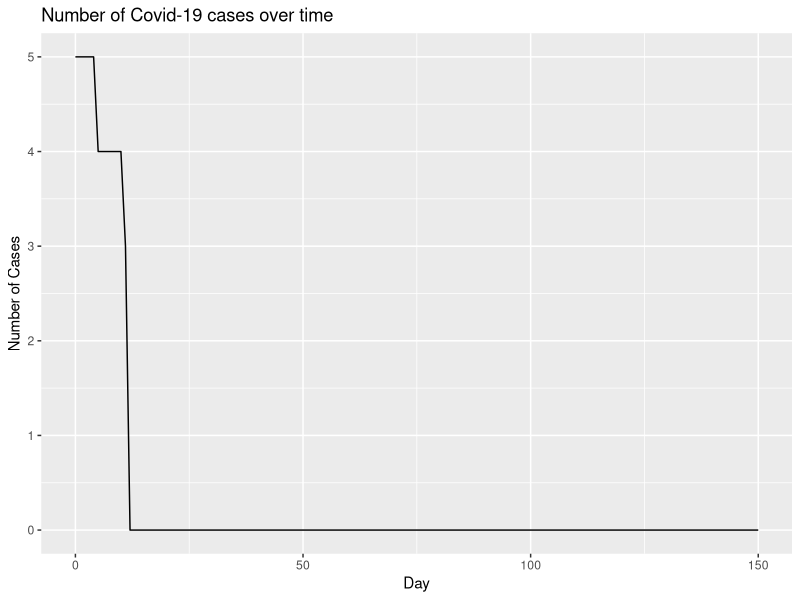

Here is the R script that generated this plot: (Note: a time limit stopped this script after it produced the figure.)
## ---- chunk 1
library(tidyverse)
library(ggplot2)
library(boot)
#create starting positions and state function
starting_vals <- function(num_subjects, I_0, x_dim, y_dim, prop_vac){
  
  #Infect I_0 many starting subjects
  subjects <- rep('S', num_subjects)
  infect <- sample(x = 1:num_subjects, size=I_0, replace=FALSE)
  subjects[infect] <- 'I'
  
  #Determining if a person is vaccinated
  vac_ppl <- sample(x = 1:num_subjects, size = round(prop_vac * num_subjects), replace = F)
  vac_vec <- rep(F , num_subjects)
  vac_vec[vac_ppl] <- T
  
  #Storage for x, y starting positions for the subjects
  start_x <- runif(n=num_subjects, min=0, max=x_dim)
  start_y <- runif(n=num_subjects, min=0, max=y_dim)
  
  inc_time <- rep(-1, num_subjects)
  rec_days <- rep(-1, num_subjects)
  
  #Put into a data frame
  df <- as.data.frame(cbind(as.numeric(start_x), as.numeric(start_y), subjects, rec_days, inc_time, vac_vec))
  colnames(df)[1] <- 'x'
  colnames(df)[2] <- 'y'
  colnames(df)[3] <- 'subjects'
  colnames(df)[4] <- 'incubation'
  colnames(df)[5] <- 'recovery'
  colnames(df)[6] <- 'vaccine'
  
  #Assign a recovery time to the infected subjects
  df[df[,3] == 'I', 5] <- round(rgamma(n=I_0, 6, 2/3))
  
  #Assign an incubation time to the infected subjects (Source)
  df[df[,3] == 'I', 4] <- rpois(I_0, 5.15)
  
  return(df)
}

#Random step length function
get_step_length <- function(df, x_dim, y_dim){
  step_lengths <- rnorm(n=nrow(df), mean=min(x_dim, y_dim)/4, sd=min(x_dim, y_dim)/12)
  return(step_lengths)
}

#Random step direction function
get_step_direction <- function(length_vec){
  direction <- runif(n=length(length_vec), min=0, max=2*pi)
}

#Get delta_x, delta_y
get_delts <- function(length_vec, direc_vec){
  delta_x <- length_vec * cos(direc_vec)
  delta_y <- length_vec * sin(direc_vec)
  return(cbind(delta_x, delta_y))
}

#Function for getting updated coordinates
update_coords <- function(og_df, delta_df){
  new_mx <- matrix(data=NA, nrow=nrow(og_df), ncol=5)
  new_df <- data.frame(new_mx)
  new_df[,1] <- as.numeric(og_df[,'x']) + delta_df[,'delta_x']
  new_df[,2] <- as.numeric(og_df[,'y']) + delta_df[,'delta_y']
  new_df[,3] <- og_df[,3]
  new_df[,4] <- og_df[,4]
  new_df[,5] <- og_df[,5]
  new_df[,6] <- og_df[,6]
  colnames(new_df) <- c('x', 'y', 'subjects', 'incubation', 'recovery', 'vaccine')
  new_df
}

coord_checker <- function(og_df, new_df, x_dim, y_dim){
  baddies <- NULL
  for(i in 1:nrow(new_df)){
    if(as.numeric(new_df[i, 'x']) > x_dim | as.numeric(new_df[i, 'x']) < 0 | as.numeric(new_df[i, 'y']) > y_dim | as.numeric(new_df[i, 'y']) < 0){
      baddies <- append(baddies, i)
    }
  }
  
  if(is.null(baddies)){
    return(new_df)
  }else{
  new_step <- get_step_length(new_df[i,], x_dim, y_dim)
  new_direction <- get_step_direction(new_step)
  new_change <- get_delts(new_step, new_direction)
  new_df <- update_coords(og_df[baddies,], new_change)
  full_df <- rbind(new_df, og_df[-baddies,])
  return(coord_checker(og_df, full_df, x_dim, y_dim))
  }
}

#Function for deciding if infections occurred
infection_status <- function(state, mean_crit_dist){
  
  current_infected <- state[state[,3]=='I' & state[,4] <= 0,]
  current_suceptable <- state[state[,3]=='S',]
  current_removed <- state[state[,3]=='R',]
  current_non_contagious <- state[state[,3]=='I' & state[,4] > 0,]
  
  #store new infection status
  newly_infected <- NULL
  
  #Check to see which susceptible subjects get infected
  #For loop
  if(nrow(current_suceptable) != 0 & nrow(current_infected) != 0){
  for(i in 1:nrow(current_infected)){
    for(j in 1:nrow(current_suceptable)){
      x_i <- as.numeric(current_infected[i, 'x'])
      y_i <- as.numeric(current_infected[i, 'y'])
      x_s <- as.numeric(current_suceptable[j, 'x'])
      y_s <- as.numeric(current_suceptable[j, 'y'])
      
      crucial_distance <- rexp(1, 1/mean_crit_dist)
      vaccine_status <- current_suceptable[j, 'vaccine']
      if(vaccine_status == T) {
        vac_eff <- as.logical(rbinom(1,1,.8))
      }
      else {
        vac_eff <- F
      }
      
      d <- sqrt((x_i - x_s)^2 + (y_i - y_s)^2)
      if(d <= crucial_distance & (vac_eff == F)){
        newly_infected <- c(newly_infected, j)
      }
    }
  }
  
  current_suceptable[newly_infected, 3] <- 'I'
  #Give incubation time
  current_suceptable[newly_infected, 4] <- rpois(n=length(newly_infected), lambda = 5.15)
  #Give recovery time
  current_suceptable[newly_infected, 5] <- round(rgamma(n=length(newly_infected), 6, 2/3))
  
  new_state <- rbind(current_infected, current_suceptable, current_removed, current_non_contagious)
  return(new_state)
  }else{return(state)}
}

#simulation function
simulator <- function(days, num_subjects, x_dim, y_dim, I_0, inf_dist, prop_vac){
  initial_data <- starting_vals(num_subjects = num_subjects, x_dim=x_dim, y_dim=y_dim, I_0=I_0, prop_vac = prop_vac)
  end_day <- list()
  num_cases <- rep(NA, days)
  num_cases <- c(I_0, num_cases)
  num_new_cases <- rep(NA, days)
  
  for(i in 1:days){
    
    if(i == 1){
      step_size <- get_step_length(initial_data, x_dim, y_dim)
      direction <- get_step_direction(step_size)
      change <- get_delts(step_size, direction)
  
      updated_positions <- update_coords(initial_data, change)
      checked_positions <- coord_checker(og_df=initial_data, new_df=updated_positions, x_dim=x_dim, y_dim=y_dim)
      new_status <- infection_status(checked_positions, inf_dist)
      
      #recovery time code
      not_recovered <- new_status[as.numeric(new_status[, 5]) > 0, ]
      new_time <- as.numeric(not_recovered[, 5]) - 1
      not_recovered[, 5] <- new_time
      infected_0 <- new_status[as.numeric(new_status[, 5]) == 0, ]
      infected_0[, 3] <- rep('R', nrow(infected_0))
      not_infected = new_status[as.numeric(new_status[, 5]) < 0, ]
      new_status = rbind(not_recovered, infected_0, not_infected)
      
      #incubation time code
      infected_people <- new_status[new_status[,3] == 'I',]
      new_inc_time <- as.numeric(infected_people[,4]) - 1
      infected_people[,4] <- new_inc_time
      other_people <- new_status[new_status[,3] != 'I',]
      new_status <- rbind(infected_people, other_people)
      
      end_day[[i]] <- new_status
      
      #Calculate number of new cases
      num_cases[i+1] <- sum(new_status[,3]=='I')
      num_new_cases[i] <- sum(new_status[,3]=='I') - I_0
      
    }
    
    else{
      step_size <- get_step_length(initial_data, x_dim, y_dim)
      direction <- get_step_direction(step_size)
      change <- get_delts(step_size, direction)
  
      updated_positions <- update_coords(end_day[[i-1]], change)
      checked_positions <- coord_checker(og_df=end_day[[i-1]], new_df=updated_positions, x_dim=x_dim, y_dim=y_dim)
      new_status <- infection_status(checked_positions, inf_dist)
      
      not_recovered <- new_status[as.numeric(new_status[, 5]) > 0, ]
      new_time <- as.numeric(not_recovered[, 5]) - 1
      not_recovered[, 5] <- new_time
      infected_0 <- new_status[as.numeric(new_status[, 5]) == 0, ]
      infected_0[, 3] <- rep('R', nrow(infected_0))
      not_infected = new_status[as.numeric(new_status[, 5]) < 0, ]
      new_status = rbind(not_recovered, infected_0, not_infected)
      
      #incubation time code
      infected_people <- new_status[new_status[,3] == 'I',]
      new_inc_time <- as.numeric(infected_people[,4]) - 1
      infected_people[,4] <- new_inc_time
      other_people <- new_status[new_status[,3] != 'I',]
      new_status <- rbind(infected_people, other_people)

      end_day[[i]] <- new_status
      
      #Calculate number of new cases
      num_cases[i+1] <- sum(new_status[,3]=='I')
      num_new_cases[i] <- sum(new_status[,3]=='I') - num_cases[i-1]
  
    }
  }
  return(num_cases)
}

#bootstrap
mean_func <- function(daytuh, idx) {
  mean(daytuh[idx])
}

get_bootstrap_cis <- function(days, num_subjects, x_dim, y_dim, I_0, inf_dist, sample_size, ci_type='perc', prop_vac = 0){
  #Create data frame to store samples
  samps <- matrix(data=NA, nrow=sample_size, ncol=days + 1)
  samps <- data.frame(samps)
  
  #Create data frame to store confidence intervals
  ci_df <- matrix(data=NA, nrow=days + 1, ncol=3)
  ci_df <- data.frame(ci_df)
  
  for(i in 1:sample_size){
    samps[i, ] <- simulator(days, num_subjects, x_dim, y_dim, I_0, inf_dist, prop_vac)
    print(i)
  }
  
  for(i in 1:ncol(samps)){
    #Make sure column has more than one unique value
    check <- (length(unique(samps[ ,i])) != 1)
    if(check){
    boot_obj <- boot(samps[ ,i], mean_func, 2000)
    ci_obj <- boot.ci(boot_obj, conf = .95, type = ci_type)
    ci_df[i, 1] <- ci_obj$percent[4]
    ci_df[i, 2] <- ci_obj$t0
    ci_df[i, 3] <- ci_obj$percent[5]
    }else{ci_df[i, ] <- c(samps[1, i], samps[1, i], samps[1, i])}
  }
return(ci_df)
}

## ---- chunk 2
set.seed(400)
#~6ft apart
y <- simulator(150, 1000, 1, 1, 5, 0.001, 0)
x <- 0:150

ggplot() +
  geom_line(aes(x=x, y=y)) +
  xlab('Day') +
  ylab('Number of Cases') +
  ggtitle('Number of Covid-19 cases over time')

#~26 ft apart
y <- simulator(150, 1000, 1, 1, 5, 0.005, 0)
x <- 0:150

ggplot() +
  geom_line(aes(x=x, y=y)) +
  xlab('Day') +
  ylab('Number of Cases') +
  ggtitle('Number of Covid-19 cases over time')

#~ 53ft apart
plot_dat <- get_bootstrap_cis(days=150, num_subjects=1000, x_dim=1, y_dim=1, I_0=5, inf_dist=0.01, sample_size=20, prop_vac = 0)

ggplot() +
  geom_line(aes(x=1:51, y=plot_dat[ ,1]), linetype = 2, color = 'red') +
  geom_line(aes(x=1:51, y=plot_dat[ ,2])) +
  geom_line(aes(x=1:51, y=plot_dat[ ,3]), linetype = 2, color = 'red') + 
  labs(x="Day", y="People infected")

## ---- chunk 3
set.seed(400)
plot_dat1 <- get_bootstrap_cis(days=50, num_subjects=200, x_dim=1, y_dim=1, I_0=1, inf_dist=0.1, sample_size=20, prop_vac = 0)

ggplot() +
  geom_line(aes(x=1:51, y=plot_dat1[ ,1]), linetype = 2, color = 'red') +
  geom_line(aes(x=1:51, y=plot_dat1[ ,2])) +
  geom_line(aes(x=1:51, y=plot_dat1[ ,3]), linetype = 2, color = 'red') + 
  labs(x="Day", y="People infected")

plot_dat2 <- get_bootstrap_cis(days=50, num_subjects=200, x_dim=1, y_dim=1, I_0=1, inf_dist=0.1, sample_size=20, prop_vac = 0.5)

ggplot() +
  geom_line(aes(x=1:51, y=plot_dat2[ ,1]), linetype = 2, color = 'red') +
  geom_line(aes(x=1:51, y=plot_dat2[ ,2])) +
  geom_line(aes(x=1:51, y=plot_dat2[ ,3]), linetype = 2, color = 'red') + 
  labs(x="Day", y="People infected")

plot_dat3 <- get_bootstrap_cis(days=50, num_subjects=200, x_dim=1, y_dim=1, I_0=1, inf_dist=0.1, sample_size=20, prop_vac = 0.8)

ggplot() +
  geom_line(aes(x=1:51, y=plot_dat3[ ,1]), linetype = 2, color = 'red') +
  geom_line(aes(x=1:51, y=plot_dat3[ ,2])) +
  geom_line(aes(x=1:51, y=plot_dat3[ ,3]), linetype = 2, color = 'red') + 
  labs(x="Day", y="People infected")

plot_dat4 <- get_bootstrap_cis(days=50, num_subjects=200, x_dim=1, y_dim=1, I_0=1, inf_dist=0.1, sample_size=20, prop_vac = 0.95)

ggplot() +
  geom_line(aes(x=1:51, y=plot_dat4[ ,1]), linetype = 2, color = 'red') +
  geom_line(aes(x=1:51, y=plot_dat4[ ,2])) +
  geom_line(aes(x=1:51, y=plot_dat4[ ,3]), linetype = 2, color = 'red') + 
  labs(x="Day", y="People infected")


#plot all vaccine curves
ggplot() +
  geom_line(aes(x=1:51, y=plot_dat1[ ,2])) +
  geom_line(aes(x=1:51, y=plot_dat2[ ,2]), color='red') +
  geom_line(aes(x=1:51, y=plot_dat3[ ,2]), color='blue') +
  geom_line(aes(x=1:51, y=plot_dat4[ ,2]), color='green') + 
  labs(x="Day", y="People infected")
